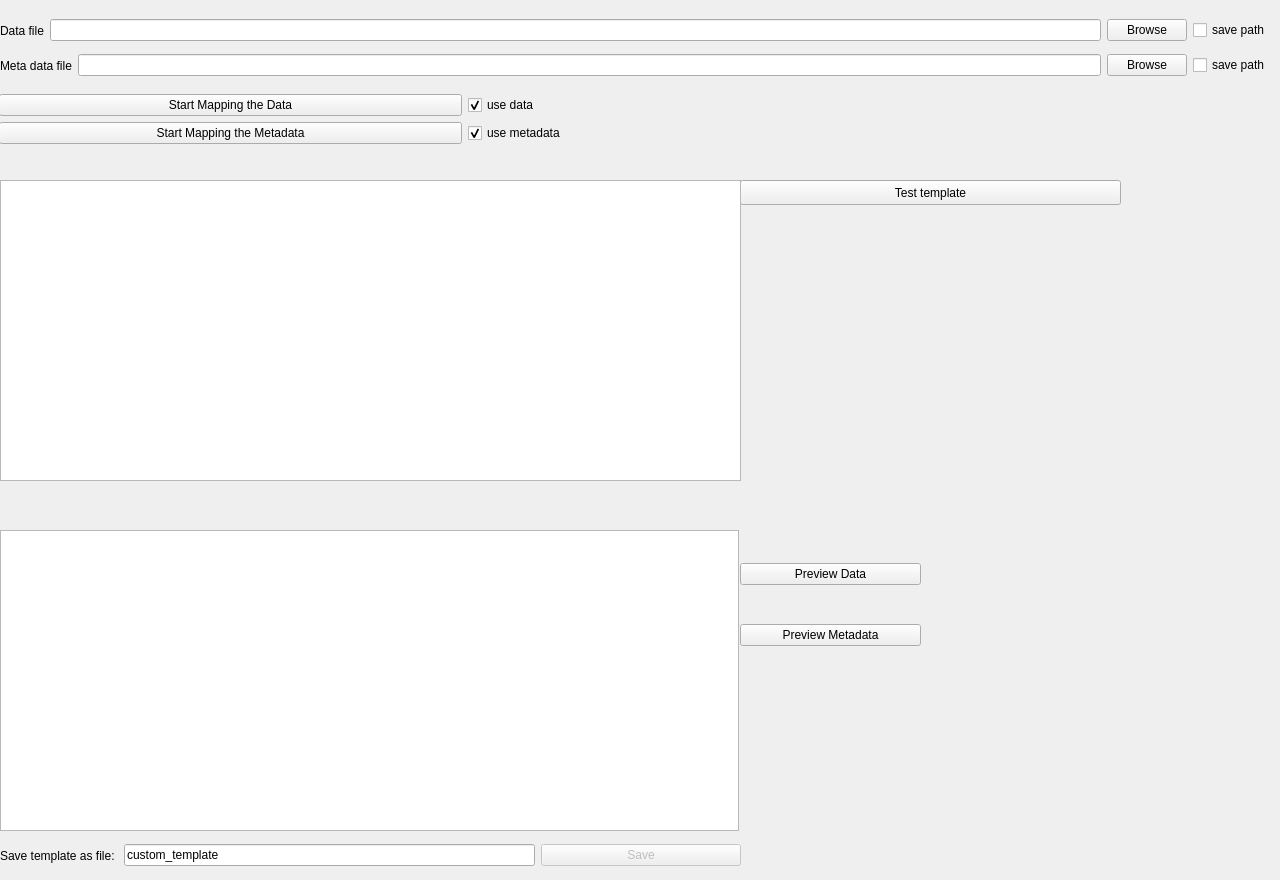
            <widget class="QWidget" name="tab">
             <attribute name="title">
              <string>Template builder</string>
             </attribute>
             <widget class="QWidget" name="horizontalLayoutWidget">
              <property name="geometry">
               <rect>
                <x>0</x>
                <y>10</y>
                <width>1271</width>
                <height>41</height>
               </rect>
              </property>
              <layout class="QHBoxLayout" name="horizontalLayout_3">
               <item>
                <widget class="QLabel" name="label">
                 <property name="text">
                  <string>Data file</string>
                 </property>
                </widget>
               </item>
               <item>
                <widget class="QLineEdit" name="data_file_T"/>
               </item>
               <item>
                <widget class="QPushButton" name="Browse_data_B">
                 <property name="text">
                  <string>Browse</string>
                 </property>
                </widget>
               </item>
               <item>
                <widget class="QCheckBox" name="save_data_path">
                 <property name="text">
                  <string>save path</string>
                 </property>
                </widget>
               </item>
              </layout>
             </widget>
             <widget class="QWidget" name="horizontalLayoutWidget_2">
              <property name="geometry">
               <rect>
                <x>0</x>
                <y>50</y>
                <width>1271</width>
                <height>31</height>
               </rect>
              </property>
              <layout class="QHBoxLayout" name="horizontalLayout_4">
               <item>
                <widget class="QLabel" name="label_2">
                 <property name="text">
                  <string>Meta data file</string>
                 </property>
                </widget>
               </item>
               <item>
                <widget class="QLineEdit" name="metadata_file_T"/>
               </item>
               <item>
                <widget class="QPushButton" name="Browse_metadata_B">
                 <property name="text">
                  <string>Browse</string>
                 </property>
                </widget>
               </item>
               <item>
                <widget class="QCheckBox" name="save_metadata_path">
                 <property name="text">
                  <string>save path</string>
                 </property>
                </widget>
               </item>
              </layout>
             </widget>
             <widget class="QWidget" name="horizontalLayoutWidget_3">
              <property name="geometry">
               <rect>
                <x>-1</x>
                <y>90</y>
                <width>931</width>
                <height>31</height>
               </rect>
              </property>
              <layout class="QHBoxLayout" name="horizontalLayout_5">
               <item>
                <widget class="QPushButton" name="start_mapping_B">
                 <property name="text">
                  <string>Start Mapping the Data</string>
                 </property>
                </widget>
               </item>
               <item>
                <widget class="QCheckBox" name="use_data_box">
                 <property name="enabled">
                  <bool>true</bool>
                 </property>
                 <property name="text">
                  <string>use data</string>
                 </property>
                 <property name="checkable">
                  <bool>true</bool>
                 </property>
                 <property name="checked">
                  <bool>true</bool>
                 </property>
                 <property name="autoExclusive">
                  <bool>false</bool>
                 </property>
                </widget>
               </item>
              </layout>
             </widget>
             <widget class="QWidget" name="horizontalLayoutWidget_4">
              <property name="geometry">
               <rect>
                <x>-1</x>
                <y>120</y>
                <width>931</width>
                <height>27</height>
               </rect>
              </property>
              <layout class="QHBoxLayout" name="horizontalLayout_6">
               <item>
                <widget class="QPushButton" name="start_mapping_metadata">
                 <property name="text">
                  <string>Start Mapping the Metadata</string>
                 </property>
                </widget>
               </item>
               <item>
                <widget class="QCheckBox" name="use_metadata_box">
                 <property name="text">
                  <string>use metadata</string>
                 </property>
                 <property name="checked">
                  <bool>true</bool>
                 </property>
                </widget>
               </item>
              </layout>
             </widget>
             <widget class="QWidget" name="verticalLayoutWidget">
              <property name="geometry">
               <rect>
                <x>740</x>
                <y>530</y>
                <width>181</width>
                <height>151</height>
               </rect>
              </property>
              <layout class="QVBoxLayout" name="verticalLayout_3">
               <item>
                <widget class="QPushButton" name="preview_data">
                 <property name="text">
                  <string>Preview Data</string>
                 </property>
                </widget>
               </item>
               <item>
                <widget class="QPushButton" name="preview_metadata">
                 <property name="text">
                  <string>Preview Metadata</string>
                 </property>
                </widget>
               </item>
              </layout>
             </widget>
             <widget class="QWidget" name="horizontalLayoutWidget_13">
              <property name="geometry">
               <rect>
                <x>0</x>
                <y>840</y>
                <width>741</width>
                <height>31</height>
               </rect>
              </property>
              <layout class="QHBoxLayout" name="horizontalLayout_16">
               <item>
                <widget class="QLabel" name="label_36">
                 <property name="text">
                  <string>Save template as file: </string>
                 </property>
                </widget>
               </item>
               <item>
                <widget class="QLineEdit" name="templatename">
                 <property name="text">
                  <string>custom_template</string>
                 </property>
                </widget>
               </item>
               <item>
                <widget class="QPushButton" name="save_template">
                 <property name="enabled">
                  <bool>false</bool>
                 </property>
                 <property name="minimumSize">
                  <size>
                   <width>200</width>
                   <height>0</height>
                  </size>
                 </property>
                 <property name="text">
                  <string>Save</string>
                 </property>
                </widget>
               </item>
              </layout>
             </widget>
             <widget class="QPushButton" name="build_B">
              <property name="enabled">
               <bool>true</bool>
              </property>
              <property name="geometry">
               <rect>
                <x>740</x>
                <y>180</y>
                <width>381</width>
                <height>25</height>
               </rect>
              </property>
              <property name="text">
               <string>Test template</string>
              </property>
             </widget>
             <widget class="QTableView" name="table">
              <property name="geometry">
               <rect>
                <x>0</x>
                <y>530</y>
                <width>739</width>
                <height>301</height>
               </rect>
              </property>
             </widget>
             <widget class="QPlainTextEdit" name="template_info">
              <property name="enabled">
               <bool>true</bool>
              </property>
              <property name="geometry">
               <rect>
                <x>0</x>
                <y>180</y>
                <width>741</width>
                <height>301</height>
               </rect>
              </property>
             </widget>
            </widget>
